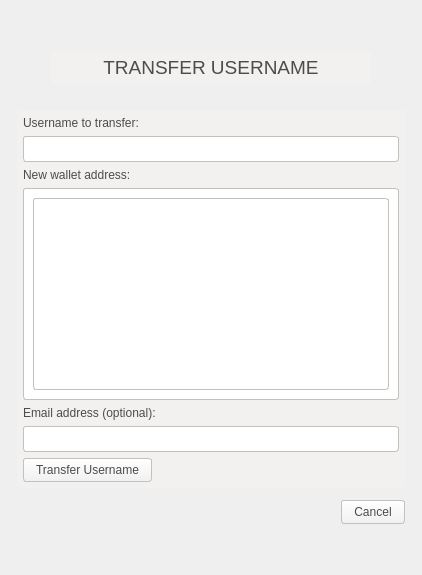
         <widget class="QWidget" name="transferPage">
          <layout class="QGridLayout" name="gridLayout_10">
           <item row="0" column="0">
            <layout class="QVBoxLayout" name="verticalLayout_9">
             <item>
              <layout class="QHBoxLayout" name="horizontalLayout_13">
               <property name="topMargin">
                <number>40</number>
               </property>
               <item>
                <spacer name="horizontalSpacer_17">
                 <property name="orientation">
                  <enum>Qt::Horizontal</enum>
                 </property>
                 <property name="sizeHint" stdset="0">
                  <size>
                   <width>40</width>
                   <height>20</height>
                  </size>
                 </property>
                </spacer>
               </item>
               <item>
                <widget class="QLabel" name="label_14">
                 <property name="minimumSize">
                  <size>
                   <width>320</width>
                   <height>0</height>
                  </size>
                 </property>
                 <property name="font">
                  <font>
                   <pointsize>14</pointsize>
                  </font>
                 </property>
                 <property name="styleSheet">
                  <string notr="true">background: none;
background-color: #F2F1F0;
border-radius: 3px;
color: #4C4C4C;
padding: 5px 20px;</string>
                 </property>
                 <property name="text">
                  <string>TRANSFER USERNAME</string>
                 </property>
                 <property name="alignment">
                  <set>Qt::AlignCenter</set>
                 </property>
                </widget>
               </item>
               <item>
                <spacer name="horizontalSpacer_18">
                 <property name="orientation">
                  <enum>Qt::Horizontal</enum>
                 </property>
                 <property name="sizeHint" stdset="0">
                  <size>
                   <width>40</width>
                   <height>20</height>
                  </size>
                 </property>
                </spacer>
               </item>
              </layout>
             </item>
            </layout>
           </item>
           <item row="3" column="0">
            <spacer name="verticalSpacer_3">
             <property name="orientation">
              <enum>Qt::Vertical</enum>
             </property>
             <property name="sizeHint" stdset="0">
              <size>
               <width>20</width>
               <height>40</height>
              </size>
             </property>
            </spacer>
           </item>
           <item row="1" column="0">
            <layout class="QHBoxLayout" name="horizontalLayout_20">
             <property name="leftMargin">
              <number>6</number>
             </property>
             <property name="topMargin">
              <number>20</number>
             </property>
             <property name="rightMargin">
              <number>6</number>
             </property>
             <property name="bottomMargin">
              <number>6</number>
             </property>
             <item>
              <widget class="QFrame" name="gridFrame">
               <property name="styleSheet">
                <string notr="true">background: none;
background-color: #F2F1F0;
border-radius: 3px;
color: #4C4C4C;</string>
               </property>
               <layout class="QGridLayout" name="gridLayout_11">
                <property name="leftMargin">
                 <number>6</number>
                </property>
                <property name="topMargin">
                 <number>6</number>
                </property>
                <property name="rightMargin">
                 <number>6</number>
                </property>
                <property name="bottomMargin">
                 <number>6</number>
                </property>
                <item row="4" column="0">
                 <widget class="QFrame" name="gridFrame">
                  <property name="styleSheet">
                   <string notr="true">background-color: rgb(255,255,255);
border: 1px solid #C4C1BD;
color: #4C4C4C;</string>
                  </property>
                  <layout class="QGridLayout" name="gridLayout_14">
                   <item row="0" column="0">
                    <widget class="QTableView" name="transferAddressTable"/>
                   </item>
                  </layout>
                 </widget>
                </item>
                <item row="7" column="0">
                 <layout class="QHBoxLayout" name="horizontalLayout_22">
                  <item>
                   <widget class="QPushButton" name="submitTransferUsername">
                    <property name="styleSheet">
                     <string notr="true">background: none;
background-color: qlineargradient(spread:pad, x1:0, y1:1, x2:0, y2:0, stop:0 rgb(240,240,240), stop:1 rgb(255, 255, 255));
border-radius:3px;
border: 1px solid #C4C1BD;
color: #4C4C4C;
padding: 4px 12px;</string>
                    </property>
                    <property name="text">
                     <string>Transfer Username</string>
                    </property>
                   </widget>
                  </item>
                  <item>
                   <widget class="QLabel" name="submitTransferUsernameMessage">
                    <property name="styleSheet">
                     <string notr="true">color:#BF3A2B</string>
                    </property>
                    <property name="text">
                     <string/>
                    </property>
                   </widget>
                  </item>
                  <item>
                   <spacer name="horizontalSpacer_19">
                    <property name="orientation">
                     <enum>Qt::Horizontal</enum>
                    </property>
                    <property name="sizeHint" stdset="0">
                     <size>
                      <width>40</width>
                      <height>20</height>
                     </size>
                    </property>
                   </spacer>
                  </item>
                 </layout>
                </item>
                <item row="1" column="0">
                 <widget class="QLineEdit" name="transferUsernameLine">
                  <property name="styleSheet">
                   <string notr="true">background-color: rgb(255,255,255);
border-radius:3px;
border: 1px solid #C4C1BD;
color: #4C4C4C;
padding: 4px;
color: #4C4C4C;</string>
                  </property>
                 </widget>
                </item>
                <item row="6" column="0">
                 <widget class="QLineEdit" name="transferEmail">
                  <property name="styleSheet">
                   <string notr="true">background-color: rgb(255,255,255);
border-radius:3px;
border: 1px solid #C4C1BD;
color: #4C4C4C;
padding: 4px;
color: #4C4C4C;</string>
                  </property>
                 </widget>
                </item>
                <item row="0" column="0">
                 <widget class="QLabel" name="label_15">
                  <property name="text">
                   <string>Username to transfer:</string>
                  </property>
                 </widget>
                </item>
                <item row="2" column="0">
                 <widget class="QLabel" name="label_16">
                  <property name="text">
                   <string>New wallet address:</string>
                  </property>
                 </widget>
                </item>
                <item row="5" column="0">
                 <widget class="QLabel" name="label_12">
                  <property name="text">
                   <string>Email address (optional):</string>
                  </property>
                 </widget>
                </item>
               </layout>
              </widget>
             </item>
            </layout>
           </item>
           <item row="2" column="0">
            <layout class="QHBoxLayout" name="horizontalLayout_23">
             <property name="rightMargin">
              <number>6</number>
             </property>
             <item>
              <spacer name="horizontalSpacer_20">
               <property name="orientation">
                <enum>Qt::Horizontal</enum>
               </property>
               <property name="sizeHint" stdset="0">
                <size>
                 <width>40</width>
                 <height>20</height>
                </size>
               </property>
              </spacer>
             </item>
             <item>
              <widget class="QPushButton" name="transferCancel">
               <property name="styleSheet">
                <string notr="true">background: none;
background-color: qlineargradient(spread:pad, x1:0, y1:1, x2:0, y2:0, stop:0 rgb(240,240,240), stop:1 rgb(255, 255, 255));
border-radius:3px;
border: 1px solid #C4C1BD;
color: #4C4C4C;
padding: 4px 12px;</string>
               </property>
               <property name="text">
                <string>Cancel</string>
               </property>
              </widget>
             </item>
            </layout>
           </item>
          </layout>
         </widget>
